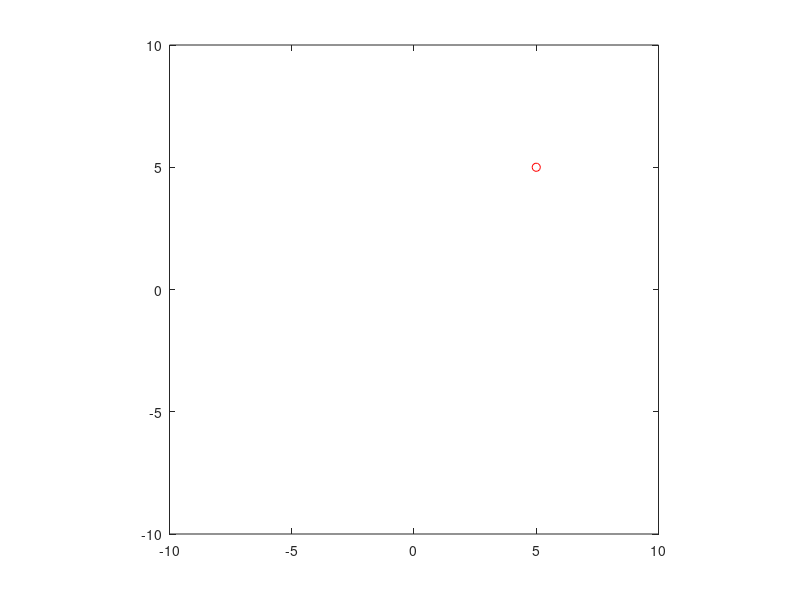

This figure's MATLAB source:
points=[];

printf("Centre's X: ");
variableXtemp=input(' ');
printf("Centre's Y: ");
variableYtemp=input(' ');
centre=[variableXtemp variableYtemp];

printf("Initial Vector's Starting X: ");
variableXtemp=input(' ');
printf("Initial Vector's Starting Y: ");
variableYtemp=input(' ');
points=[points;variableXtemp variableYtemp];
printf("Initial Vector's Final X: ");
variableXtemp=input(' ');
printf("Initial Vector's Final Y: ");
variableYtemp=input(' ');
points=[points;variableXtemp variableYtemp];
%all data necessary has been introduced to the system
axis on;
plot([points(1,1) points(2,1)],[points(1,2) points(2,2)], 'r')
hold on;
plot([centre(1,1)],[centre(1,2)], 'ro')
axis equal;
axis([-10 10 -10 10]);
%Representation of the initial vector and the center point
